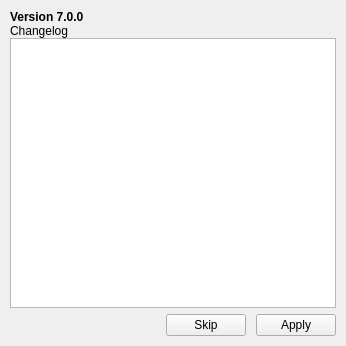
<?xml version="1.0" encoding="UTF-8"?>
<ui version="4.0">
 <class>NewVersionWidget</class>
 <widget class="QWidget" name="NewVersionWidget">
  <property name="geometry">
   <rect>
    <x>0</x>
    <y>0</y>
    <width>346</width>
    <height>346</height>
   </rect>
  </property>
  <property name="windowTitle">
   <string>Form</string>
  </property>
  <layout class="QVBoxLayout" name="verticalLayout_2">
   <property name="spacing">
    <number>0</number>
   </property>
   <property name="leftMargin">
    <number>10</number>
   </property>
   <property name="topMargin">
    <number>10</number>
   </property>
   <property name="rightMargin">
    <number>10</number>
   </property>
   <property name="bottomMargin">
    <number>10</number>
   </property>
   <item>
    <layout class="QVBoxLayout" name="verticalLayout">
     <item>
      <widget class="QLabel" name="VersionLabel">
       <property name="font">
        <font>
         <weight>75</weight>
         <bold>true</bold>
        </font>
       </property>
       <property name="text">
        <string>Version 7.0.0</string>
       </property>
       <property name="margin">
        <number>5</number>
       </property>
      </widget>
     </item>
     <item>
      <widget class="QLabel" name="label_2">
       <property name="text">
        <string>Changelog</string>
       </property>
       <property name="margin">
        <number>5</number>
       </property>
      </widget>
     </item>
     <item>
      <widget class="QTextBrowser" name="ChangeLog">
       <property name="tabStopWidth">
        <number>20</number>
       </property>
      </widget>
     </item>
     <item>
      <layout class="QHBoxLayout" name="horizontalLayout">
       <property name="spacing">
        <number>10</number>
       </property>
       <property name="topMargin">
        <number>6</number>
       </property>
       <item>
        <spacer name="horizontalSpacer">
         <property name="orientation">
          <enum>Qt::Horizontal</enum>
         </property>
         <property name="sizeHint" stdset="0">
          <size>
           <width>40</width>
           <height>20</height>
          </size>
         </property>
        </spacer>
       </item>
       <item>
        <widget class="QPushButton" name="SkipButton">
         <property name="text">
          <string>Skip</string>
         </property>
        </widget>
       </item>
       <item>
        <widget class="QPushButton" name="ApplyButton">
         <property name="text">
          <string>Apply</string>
         </property>
        </widget>
       </item>
      </layout>
     </item>
    </layout>
   </item>
  </layout>
 </widget>
 <resources/>
 <connections/>
</ui>
